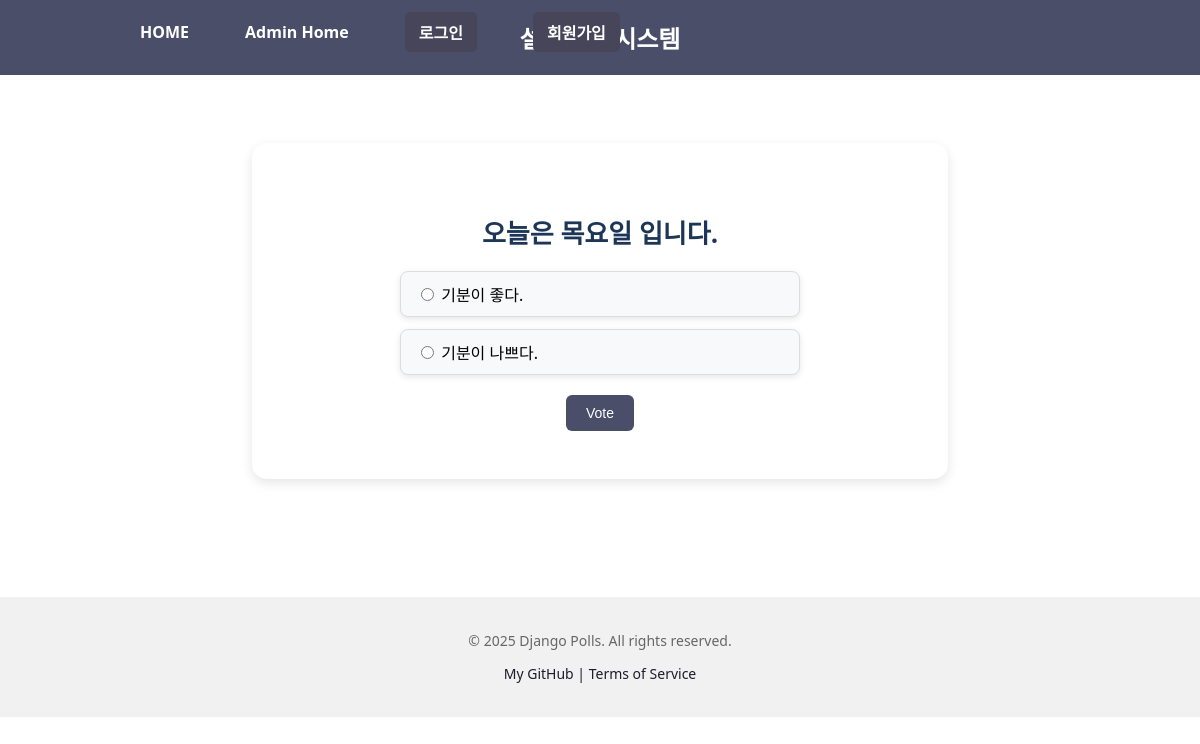
The page /polls/1/ on the database its author committed.
### polls/models.py (models this page shows, shortened)
class Question(models.Model):
    question_text = models.CharField(max_length=200)
    pub_date = models.DateTimeField("date published")

class Choice(models.Model):
    question = models.ForeignKey(Question, on_delete = models.CASCADE)
    choice_text = models.CharField(max_length=200)
    votes = models.IntegerField(default=0)

### polls/views.py (the view)
# urls.py: path("<int:pk>/", views.DetailView.as_view(), name="detail"),
class DetailView(generic.DetailView):
    model = Question
    template_name = "polls/detail.html"
    context_object_name = "question"
    def get_queryset(self):
        return Question.objects.filter(pub_date__lte=timezone.now())

### templates/polls/detail.html (shortened to what this page needs)
{% extends "polls/base.html" %}
{% load static %}
{% block content %}
<link rel="stylesheet" href="{% static 'polls/css/detail.css' %}">
<div class="detail-container">
    <h2 class="question-title">{{ question.question_text }}</h2>
    <form action="{% url 'polls:vote' question.id %}" method="post" class="vote-form">
        {% with choices=question.choice_set.all %}
            <ul class="choice-list">
                {% for choice in choices %}
                <li>
                    <input type="radio" name="choice" id="choice_{{ choice.id }}" value="{{ choice.id }}">
                    <label for="choice_{{ choice.id }}">{{ choice.choice_text }}</label>
                </li>
                {% empty%}
                    <a> {{question.question_text}} 는 선택된 Choice가 없습니다.</a>
                {% endfor %}
            </ul>
                {% if choices %}
                    <div class="submit-btn-wrap">
                        <input type="submit" value="Vote" class="submit-btn">
                    </div>
                {% endif %}
        {% endwith %}
    </form>
</div>
{% endblock %}

### static/polls/css/index.css (style rules this page uses)
body { background: url("../images/background.jpg") no-repeat top left; background-size: cover; font-family: "Segoe UI", sans-serif; margin: 0; padding: 0; }
h2 { color: #333; font-size: 28px; margin-bottom: 20px; }
ul { list-style: none; padding: 0; margin: 0 auto; max-width: 700px; }
li { background-color: white; border-radius: 10px; margin-bottom: 12px; padding: 15px 20px; box-shadow: 0 2px 6px rgba(0, 0, 0, 0.1); transition: background-color 0.2s ease; }
form { margin-top: 20px; }
.submit-btn { background-color: #4a4e69; color: white; padding: 10px 20px; font-size: 14px; border: none; border-radius: 6px; cursor: pointer; transition: background-color 0.2s ease; }
.question-title { font-size: 24px; font-weight: bold; margin-bottom: 30px; color: #2c2c2c; }

### static/polls/css/detail.css (style rules this page uses)
.detail-container { background-color: #ffffff; max-width: 600px; margin: 3rem auto; padding: 3rem; border-radius: 15px; box-shadow: 0 4px 12px rgba(0, 0, 0, 0.1); text-align: center; }
.question-title { font-size: 26px; color: #1d3557; margin-bottom: 20px; }
.choice-list { list-style: none; padding: 0; margin: 0 auto 20px; text-align: left; max-width: 400px; }
.choice-list li { margin-bottom: 12px; background-color: #f8f9fa; padding: 10px 15px; border-radius: 8px; border: 1px solid #ddd; transition: background-color 0.2s ease; }

### rows shown on the page
Question: question_text "오늘은 목요일 입니다."
Choice: choice_text "기분이 좋다."
Choice: choice_text "기분이 나쁘다."
